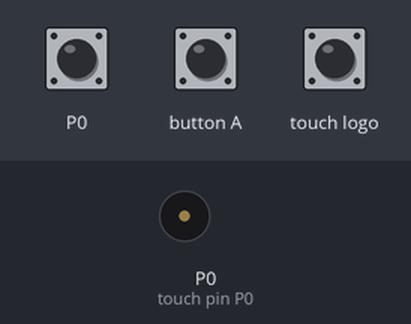
Bench run of a program on a simulated BBC micro:bit (MakeCode). Parts: buzzer (waves = sounding). Inputs (shaded band) come from the test bench.

Above: at 1.2 s.
1.3 s: touch pin P0 pressed for 0.15 s
At 1.57 s:
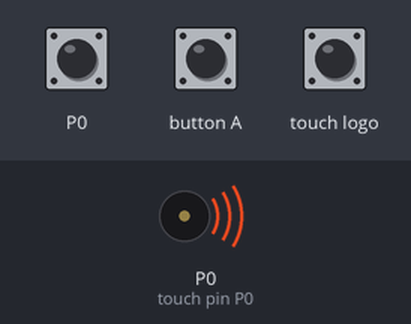
Timing chart, 0 to 10.3 s (numbered marks = the images above; inputs shaded):
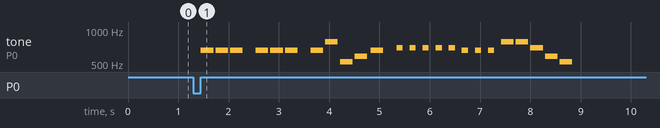

The program:

main.ts
```typescript
input.onPinPressed(TouchPin.P0, function () {
    music.playTone(659, music.beat(BeatFraction.Half))
    music.rest(music.beat(BeatFraction.Sixteenth))
    music.playTone(659, music.beat(BeatFraction.Half))
    music.rest(music.beat(BeatFraction.Sixteenth))
    music.playTone(659, music.beat(BeatFraction.Half))
    music.rest(music.beat(BeatFraction.Half))
    music.playTone(659, music.beat(BeatFraction.Half))
    music.rest(music.beat(BeatFraction.Sixteenth))
    music.playTone(659, music.beat(BeatFraction.Half))
    music.rest(music.beat(BeatFraction.Sixteenth))
    music.playTone(659, music.beat(BeatFraction.Half))
    music.rest(music.beat(BeatFraction.Half))
    music.playTone(659, music.beat(BeatFraction.Half))
    music.rest(music.beat(BeatFraction.Sixteenth))
    music.playTone(784, music.beat(BeatFraction.Half))
    music.rest(music.beat(BeatFraction.Sixteenth))
    music.playTone(523, music.beat(BeatFraction.Half))
    music.rest(music.beat(BeatFraction.Sixteenth))
    music.playTone(587, music.beat(BeatFraction.Half))
    music.rest(music.beat(BeatFraction.Eighth))
    music.playTone(659, music.beat(BeatFraction.Half))
    music.rest(music.beat(BeatFraction.Half))
    music.playTone(698, music.beat(BeatFraction.Quarter))
    music.rest(music.beat(BeatFraction.Quarter))
    music.playTone(698, music.beat(BeatFraction.Quarter))
    music.rest(music.beat(BeatFraction.Quarter))
    music.playTone(698, music.beat(BeatFraction.Quarter))
    music.rest(music.beat(BeatFraction.Quarter))
    music.playTone(698, music.beat(BeatFraction.Quarter))
    music.rest(music.beat(BeatFraction.Quarter))
    music.playTone(698, music.beat(BeatFraction.Quarter))
    music.rest(music.beat(BeatFraction.Quarter))
    music.playTone(659, music.beat(BeatFraction.Quarter))
    music.rest(music.beat(BeatFraction.Quarter))
    music.playTone(659, music.beat(BeatFraction.Quarter))
    music.rest(music.beat(BeatFraction.Quarter))
    music.playTone(659, music.beat(BeatFraction.Quarter))
    music.rest(music.beat(BeatFraction.Quarter))
    music.playTone(784, music.beat(BeatFraction.Half))
    music.rest(music.beat(BeatFraction.Sixteenth))
    music.playTone(784, music.beat(BeatFraction.Half))
    music.rest(music.beat(BeatFraction.Sixteenth))
    music.playTone(698, music.beat(BeatFraction.Half))
    music.rest(music.beat(BeatFraction.Sixteenth))
    music.playTone(587, music.beat(BeatFraction.Half))
    music.rest(music.beat(BeatFraction.Sixteenth))
    music.playTone(523, music.beat(BeatFraction.Half))
    music.rest(music.beat(BeatFraction.Sixteenth))
})
input.onButtonPressed(Button.A, function () {
    soundExpression.hello.playUntilDone()
})
input.onLogoEvent(TouchButtonEvent.Pressed, function () {
    music.playMelody("E - E - E - - - ", 360)
    music.playMelody("E - E - E - - - ", 360)
    music.playMelody("E - G - C - D - ", 360)
    music.playMelody("E - - - - - - - ", 360)
    music.playMelody("F - F - F - F - ", 360)
    music.playMelody("F - E - E - E - ", 360)
    music.playMelody("G - G - F - D - ", 360)
    music.playMelody("C - - - - - - - ", 360)
})
```

test.ts
```typescript
// 在這裡測試；當此封包作為擴充功能時，將不會編譯此內容。
```

Measured:
- after the input at 1.3 s, tone on P0 (touch pin P0): plays 659 Hz for 0.25 s, 659 Hz for 0.25 s, 659 Hz for 0.25 s, 659 Hz for 0.25 s, 659 Hz for 0.25 s, 659 Hz for 0.25 s … (24 notes in this stretch), starting after 0.15 s
